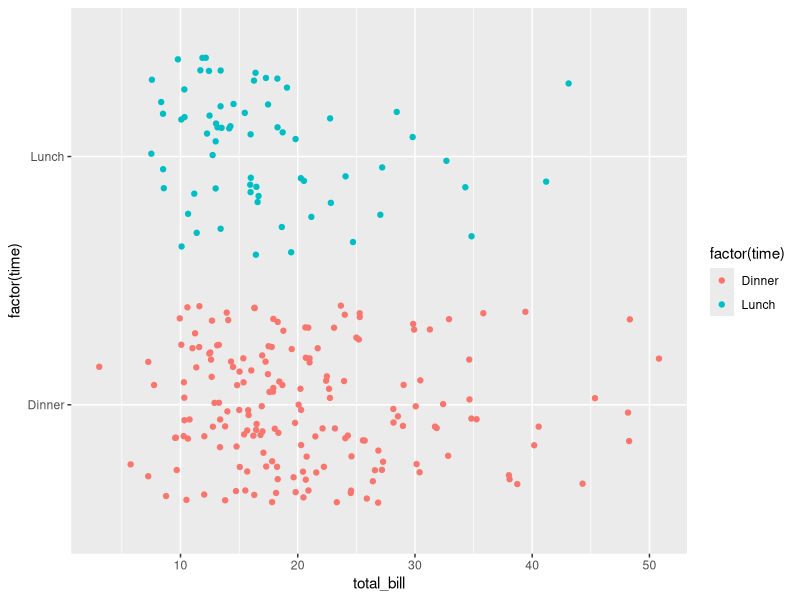

The R script that drew this image:
library(ggplot2)
library(reshape2)

ggplot(tips, aes(x=total_bill, y=factor(time), color=factor(time))) +
  geom_jitter()
